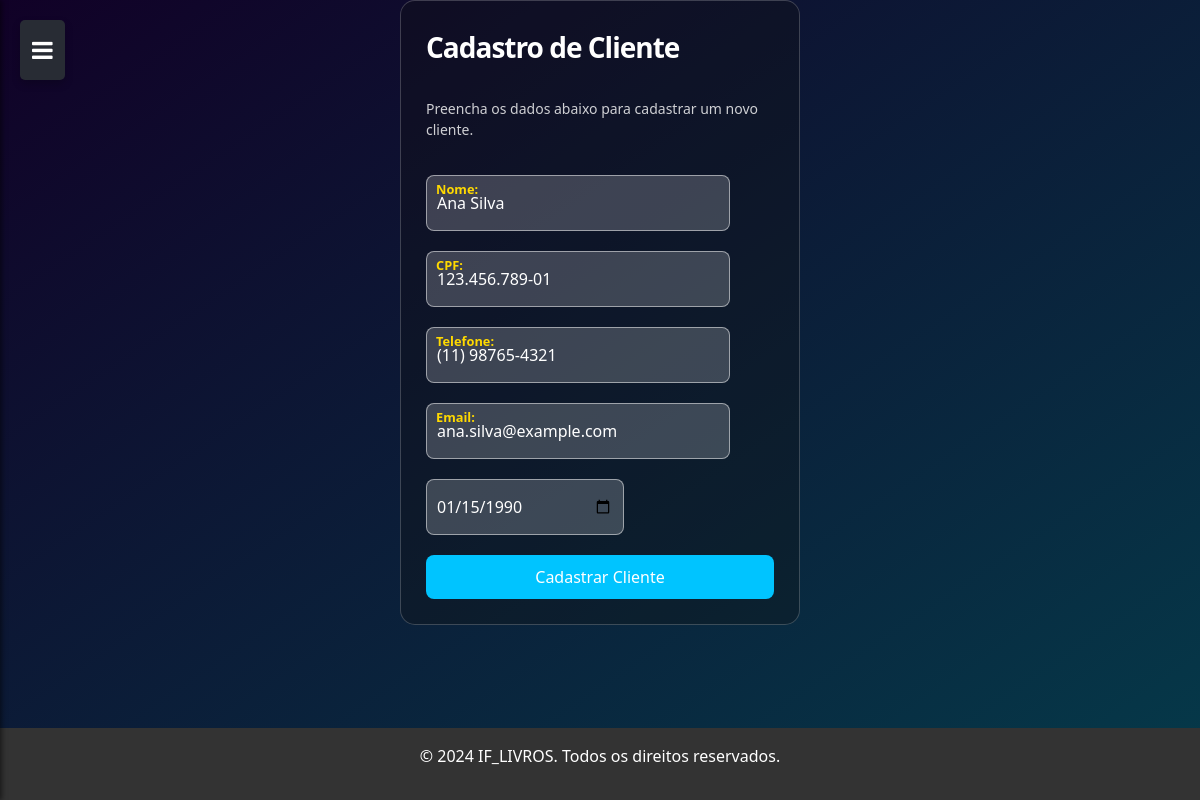
The page /cadastro_cliente.php?id=1 (signed in) on the database its author committed.
### tables this page shows
CREATE TABLE IF NOT EXISTS `cliente` (
  `idcliente` INT NOT NULL AUTO_INCREMENT,
  `nome` VARCHAR(100) NOT NULL,
  `cpf` VARCHAR(15) NOT NULL,
  `telefone` VARCHAR(20) NULL,
  `email` VARCHAR(100) NULL,
  `data_de_nascimento` DATE NOT NULL,
  PRIMARY KEY (`idcliente`));

### public/cadastro_cliente.php (the view, shortened to what this page needs)
<?php
if (isset($_GET['id'])){
require_once "../controle/conexao.php";
$id = $_GET['id'];
$sql = "SELECT * FROM cliente WHERE idcliente = $id";
$resultado = mysqli_query($conexao, $sql);
$linha = mysqli_fetch_array($resultado);
$nome = $linha['nome'];
$cpf = $linha['cpf'];
$telefone = $linha['telefone'];
$email = $linha['email'];
$data_de_nascimento = $linha['data_de_nascimento'];
}
?>
<!DOCTYPE html>
<html lang="pt-BR">
<head>
    <link href="https://cdn.jsdelivr.net/npm/bootstrap@5.3.3/dist/css/bootstrap.min.css" rel="stylesheet">
    <link rel="stylesheet" href="../public/css/header.css">
    <link rel="stylesheet" href="../public/css/style_form.css">
</head>
<body>
    <form action="../controle/banco_cliente.php" <?php echo $id; ?> method="post" class="form">
        <p class="title">Cadastro de Cliente</p>
        <p class="message">Preencha os dados abaixo para cadastrar um novo cliente.</p>
        <div class="flex">
            <label>
                <input type="text" class="input" name="nome" required value="<?php echo $nome; ?>">
                <span>Nome:</span>
            </label>
        </div>
        <div class="flex">
            <label>
                <input type="text" class="input"  name="cpf" required value="<?php echo $cpf; ?>">
                <span>CPF:</span>
            </label>
        </div>
        <div class="flex">
            <label>
                <input type="text" class="input"  name="telefone" required value="<?php echo $telefone; ?>">
                <span>Telefone:</span>
            </label>
        </div>
        <div class="flex">
            <label>
                <input type="email" class="input" name="email" required value="<?php echo $email; ?>">
                <span>Email:</span>
            </label>
        </div>
        <div class="flex">
            <label>
                <input type="date" class="input" name="data_nascimento" required value="<?php echo $data_de_nascimento; ?>">
            </label>
        </div>
        <button class="submit">Cadastrar Cliente</button>
    </form>
</body>
</html>

### public/css/header.css (style rules this page uses)
.fa { color: white; }
.off-menu-btn { position: fixed; top: 20px; left: 20px; background-color: #282c34; color: white; border: none; padding: 12px; font-size: 24px; cursor: pointer; border-radius: 5px; box-shadow: 0 4px 8px rgba(0, 0, 0, 0.2); transition: 0.3s; }

### public/css/style_form.css (style rules this page uses)
body { background: linear-gradient(to bottom right, #110127, #053a4a); display: flex; flex-direction: column; min-height: 100vh; margin: 0; }
.form { display: flex; flex-direction: column; gap: 20px; max-width: 400px; padding: 25px; border-radius: 15px; background-color: rgba(20, 20, 20, 0.343); color: #ffffff; border: 1px solid rgba(255, 255, 255, 0.2); margin: 0 auto; height: auto; }
.title { font-size: 28px; font-weight: 600; letter-spacing: -1px; color: white; margin-bottom: 10px; }
.message { font-size: 14px; color: rgba(255, 255, 255, 0.8); margin-bottom: 15px; }
.form label { position: relative; }
.form label .input { background-color: rgba(255, 255, 255, 0.2); color: #fff; padding: 15px 10px; outline: 0; border: 1px solid rgba(255, 255, 255, 0.5); border-radius: 8px; font-size: 16px; width: 120%; }
.form label .input + span { color: rgba(255, 255, 255, 0.7); position: absolute; left: 10px; top: 12px; font-size: 0.9em; cursor: text; transition: 0.3s ease; }
.form label .input:focus + span, .form label .input:valid + span { color: #ffd900; top: 5px; font-size: 0.8em; font-weight: 600; }
.submit { border: none; padding: 10px 0; border-radius: 8px; color: #fff; font-size: 16px; background-color: #00c4ff; cursor: pointer; transition: background-color 0.3s ease; }
.flex { display: flex; gap: 15px; }
footer { background: #333; color: #fff; text-align: center; padding: 1rem; position: fixed; bottom: 0; z-index: 1; width: 100%; }

### rows shown on the page
cliente: nome "Ana Silva", cpf "123.456.789-01", telefone "(11) 98765-4321", email "ana.silva@example.com", data_nascimento "01/15/1990"
